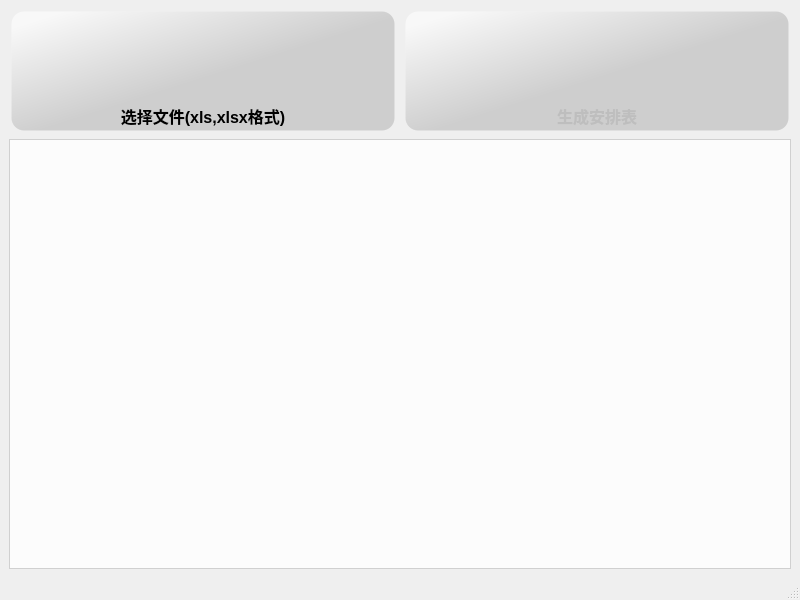
<?xml version="1.0" encoding="UTF-8"?>
<ui version="4.0">
 <class>MainWindow</class>
 <widget class="QMainWindow" name="MainWindow">
  <property name="geometry">
   <rect>
    <x>0</x>
    <y>0</y>
    <width>800</width>
    <height>600</height>
   </rect>
  </property>
  <property name="minimumSize">
   <size>
    <width>800</width>
    <height>600</height>
   </size>
  </property>
  <property name="maximumSize">
   <size>
    <width>800</width>
    <height>600</height>
   </size>
  </property>
  <property name="windowTitle">
   <string>MainWindow</string>
  </property>
  <property name="styleSheet">
   <string notr="true">#MainWindow{
	background-image: url(:/images/background.jpeg);
}</string>
  </property>
  <widget class="QWidget" name="centralwidget">
   <layout class="QGridLayout" name="gridLayout">
    <item row="0" column="1">
     <widget class="QPushButton" name="generateTable">
      <property name="enabled">
       <bool>false</bool>
      </property>
      <property name="font">
       <font>
        <family>Arial</family>
        <pointsize>12</pointsize>
        <weight>75</weight>
        <bold>true</bold>
       </font>
      </property>
      <property name="styleSheet">
       <string notr="true">QPushButton{
	image: url(:/images/exportFile.png);
	background-color: qlineargradient(spread:pad, x1:0.057, y1:0.0795455, x2:1, y2:1, stop:0 rgba(255, 255, 255, 150), stop:0.494318 rgba(184, 184, 184, 150));
	border-radius: 15px;
	border-width: 5px;
	border-style:solid;
}
QPushButton:hover{
	background-color: qlineargradient(spread:pad, x1:1, y1:1, x2:0.057, y2:0.0795455, stop:0.301136 rgba(184, 184, 184,150), stop:0 rgba(255, 255, 255, 150));
}
QPushButton:pressed{
	border-top-color: rgb(181, 181, 181);
	border-bottom-color: rgb(181, 181, 181);
	border-left-color: rgb(181, 181, 181);
	border-right-color: rgb(181, 181, 181);
}
</string>
      </property>
      <property name="text">
       <string>




生成安排表</string>
      </property>
     </widget>
    </item>
    <item row="1" column="0" colspan="2">
     <widget class="QListView" name="message">
      <property name="enabled">
       <bool>true</bool>
      </property>
      <property name="font">
       <font>
        <family>Arial</family>
        <pointsize>12</pointsize>
        <italic>true</italic>
       </font>
      </property>
      <property name="styleSheet">
       <string notr="true">background-color: rgba(255, 255, 255,200);</string>
      </property>
      <property name="editTriggers">
       <set>QAbstractItemView::NoEditTriggers</set>
      </property>
      <property name="isWrapping" stdset="0">
       <bool>false</bool>
      </property>
     </widget>
    </item>
    <item row="0" column="0">
     <widget class="QPushButton" name="chooseFile">
      <property name="enabled">
       <bool>true</bool>
      </property>
      <property name="font">
       <font>
        <family>Arial</family>
        <pointsize>12</pointsize>
        <weight>75</weight>
        <bold>true</bold>
       </font>
      </property>
      <property name="styleSheet">
       <string notr="true">QPushButton{
	image: url(:/images/importFile.png);
	background-color: qlineargradient(spread:pad, x1:0.057, y1:0.0795455, x2:1, y2:1, stop:0 rgba(255, 255, 255, 150), stop:0.494318 rgba(184, 184, 184, 150));
	border-radius: 15px;
	border-width: 5px;
	border-style:solid;
}
QPushButton:hover{
	background-color: qlineargradient(spread:pad, x1:1, y1:1, x2:0.057, y2:0.0795455, stop:0.301136 rgba(184, 184, 184,150), stop:0 rgba(255, 255, 255, 150));
}
QPushButton:pressed{
	border-color: rgb(85, 85, 85);
}
</string>
      </property>
      <property name="text">
       <string>




选择文件(xls,xlsx格式)</string>
      </property>
      <property name="autoDefault">
       <bool>true</bool>
      </property>
     </widget>
    </item>
   </layout>
  </widget>
  <widget class="QMenuBar" name="menubar">
   <property name="geometry">
    <rect>
     <x>0</x>
     <y>0</y>
     <width>800</width>
     <height>22</height>
    </rect>
   </property>
  </widget>
  <widget class="QStatusBar" name="statusbar"/>
 </widget>
 <resources/>
 <connections/>
</ui>
